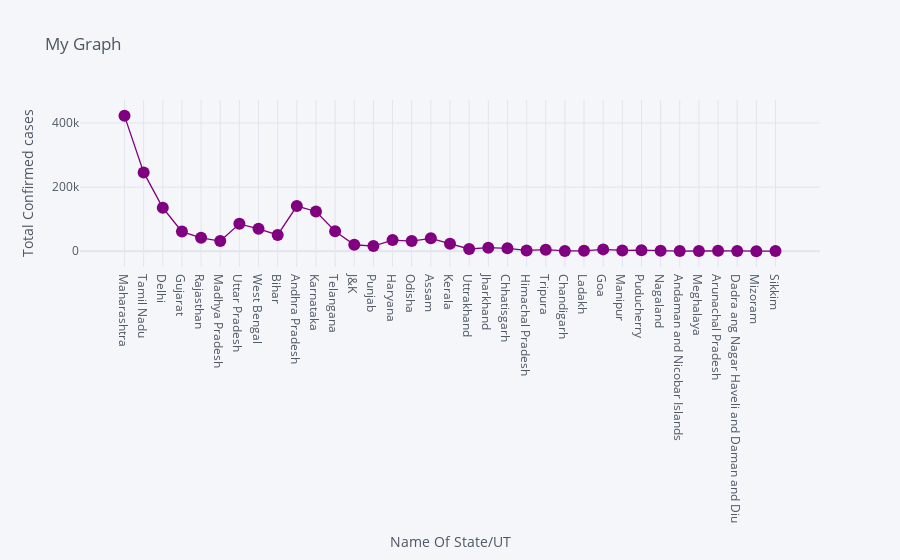

Notebook code cell kept with this figure:
### Code cell
data.iplot(kind='scatter',x='Name Of State / UT',y='Total Confirmed cases',mode='markers+lines',title='My Graph',xTitle='Name Of State/UT',yTitle='Total Confirmed cases',color='purple')

### Figure 1 — Plotly figure (JSON) as saved in the notebook; plotly's stock layout.template omitted (floating-point values rounded to 4 significant figures)
{"data": [{"line": {"color": "rgba(128, 0, 128, 1.0)", "dash": "solid", "shape": "linear", "width": 1.3}, "marker": {"size": 12, "symbol": "circle"}, "mode": "markers+lines", "name": "Total Confirmed cases", "text": "", "type": "scatter", "x": ["Maharashtra", "Tamil Nadu", "Delhi", "Gujarat", "Rajasthan", "Madhya Pradesh", "Uttar Pradesh", "West Bengal", "Bihar", "Andhra Pradesh", "Karnataka", "Telangana", "J&K", "Punjab", "Haryana", "Odisha", "Assam", "Kerala", "Uttrakhand", "Jharkhand", "Chhatisgarh", "Himachal Pradesh", "Tripura", "Chandigarh", "Ladakh", "Goa", "Manipur", "Puducherry", "Nagaland", "Andaman and Nicobar Islands", "Meghalaya", "Arunachal Pradesh", "Dadra ang Nagar Haveli and Daman and Diu", "Mizoram", "Sikkim"], "y": [422118, 245859, 135598, 61438, 42083, 31806, 85461, 70188, 50987, 140933, 124115, 62703, 20359, 16119, 34965, 31877, 40270, 23614, 7183, 11314, 9192, 2564, 4996, 1051, 1404, 5913, 2621, 3472, 1693, 548, 823, 1591, 1149, 408, 639]}], "layout": {"legend": {"bgcolor": "#F5F6F9", "font": {"color": "#4D5663"}}, "paper_bgcolor": "#F5F6F9", "plot_bgcolor": "#F5F6F9", "title": {"font": {"color": "#4D5663"}, "text": "My Graph"}, "xaxis": {"gridcolor": "#E1E5ED", "showgrid": true, "tickfont": {"color": "#4D5663"}, "title": {"font": {"color": "#4D5663"}, "text": "Name Of State/UT"}, "zerolinecolor": "#E1E5ED"}, "yaxis": {"gridcolor": "#E1E5ED", "showgrid": true, "tickfont": {"color": "#4D5663"}, "title": {"font": {"color": "#4D5663"}, "text": "Total Confirmed cases"}, "zerolinecolor": "#E1E5ED"}}}
